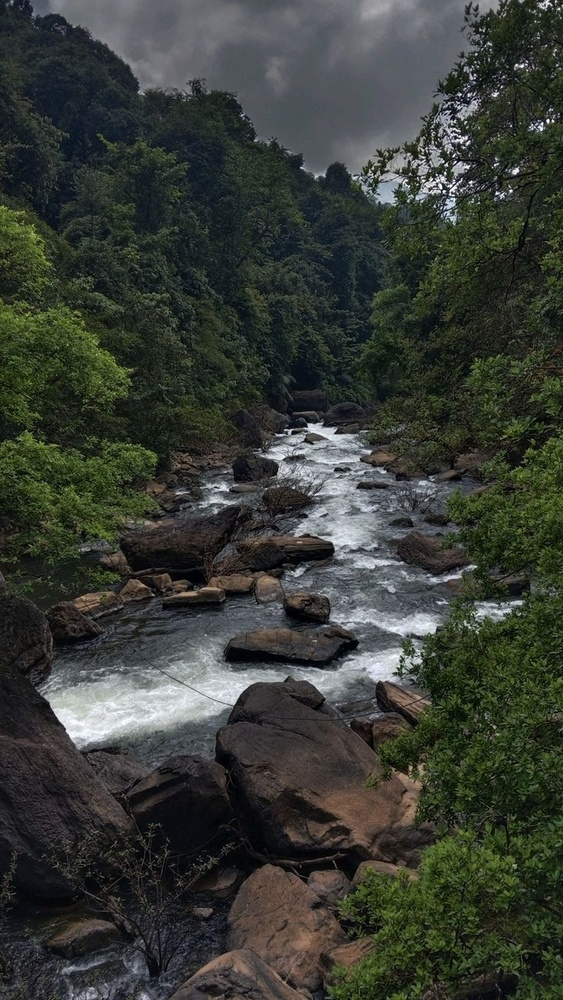
#> input picture your_image_2.jpeg, 563 x 1000 px, shrunk from 736 x 1308 before the run
$ jupyter execute ex3.ipynb
#> lines starting #> are read from the running program, lines starting #| are printed output that depends on the picture
### EXP-3-Record-Histogram processing
### NAME:deepak sudharshan b
### REG no: 212225230045

[cell 1]
import cv2
from matplotlib import pyplot as plt

[cell 2]
# Load the color image
image = cv2.imread('your_image_2.jpeg')
#> image is the input picture: shape (1000, 563, 3); mean B, G, R 53.8, 60.3, 56.1

[cell 3]
# Convert the image to grayscale
gray_image = cv2.cvtColor(image, cv2.COLOR_BGR2GRAY)
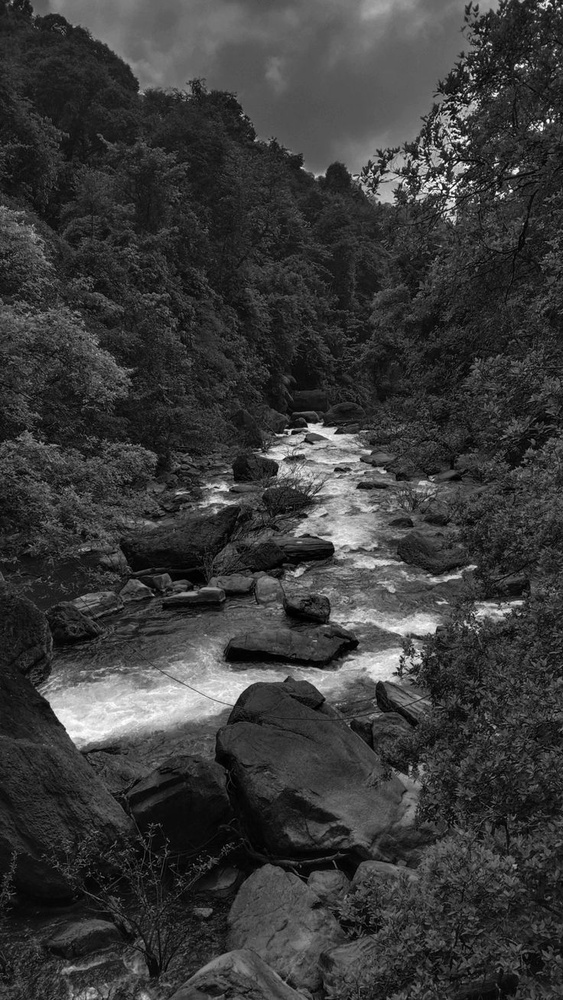
#> gray_image: shape (1000, 563); min 0, max 255, mean 58.3

[cell 4]
plt.imshow(gray_image, cmap='gray')
plt.title('Original Grayscale Image')
plt.axis('off')

[cell 5]
hist_original = cv2.calcHist([gray_image], [0], None, [256], [0, 256])
#> hist_original = 256 values, max 9081 at index 31, min 4 at index 255, mean 2199.2

[cell 6]
plt.plot(hist_original, color='black')
plt.title('Original Histogram')
plt.xlim([0, 256])
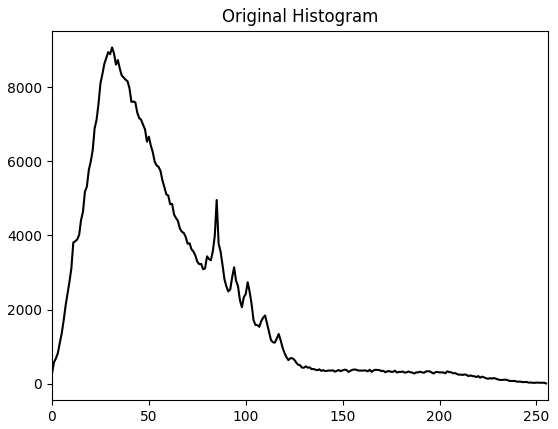
#> figure drawn by matplotlib, 1 panel; curve peaks at x = 31, y = 9081

[cell 7]
# Apply histogram equalization
equalized_image = cv2.equalizeHist(gray_image)
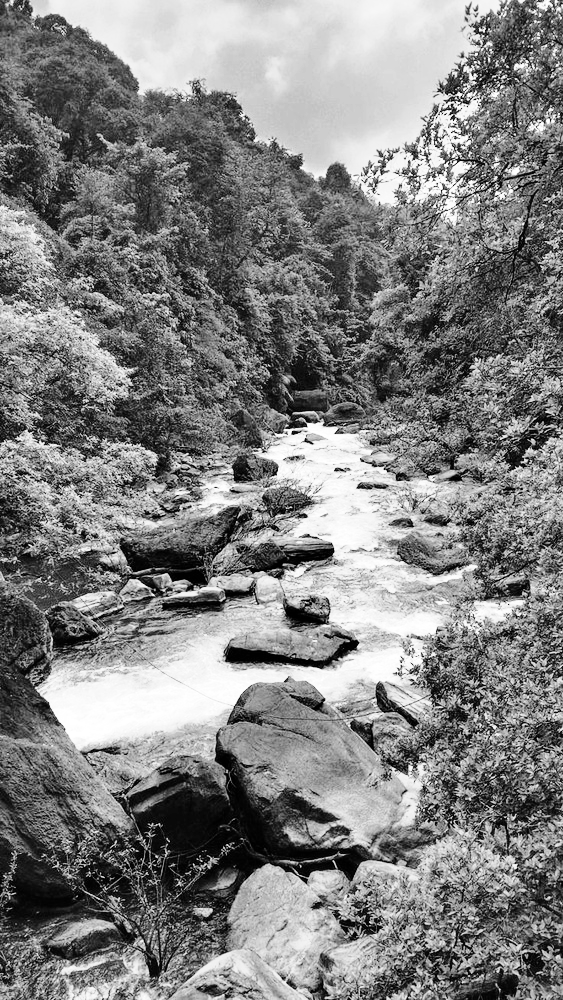
#> equalized_image: shape (1000, 563); min 0, max 255, mean 128.7

[cell 8]
plt.imshow(equalized_image, cmap='gray')
plt.title('Equalized Image')
plt.axis('off')

[cell 9]
hist_equalized = cv2.calcHist([equalized_image], [0], None, [256], [0, 256])
#> hist_equalized = 256 values, max 9081 at index 69, min 0 at index 7, mean 2199.2

[cell 10]
plt.plot(hist_equalized, color='black')
plt.title('Equalized Histogram')
plt.xlim([0, 256])
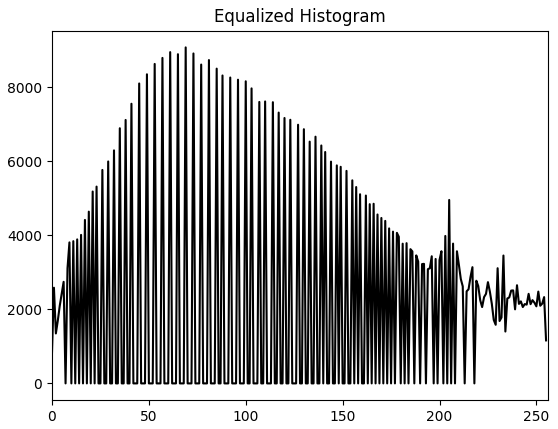
#> figure drawn by matplotlib, 1 panel; curve peaks at x = 69, y = 9081
